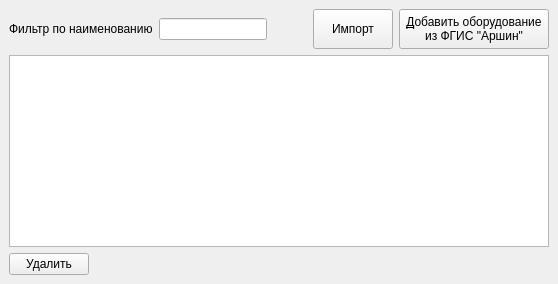
  <widget class="QDockWidget" name="dockWidget">
   <property name="features">
    <set>QDockWidget::DockWidgetFloatable|QDockWidget::DockWidgetMovable</set>
   </property>
   <property name="windowTitle">
    <string>Список оборудования (СИ)</string>
   </property>
   <attribute name="dockWidgetArea">
    <number>1</number>
   </attribute>
   <widget class="QWidget" name="dockWidgetContents">
    <layout class="QVBoxLayout" name="verticalLayout">
     <item>
      <layout class="QHBoxLayout" name="horizontalLayout">
       <item>
        <widget class="QLabel" name="label_4">
         <property name="text">
          <string>Фильтр по наименованию</string>
         </property>
        </widget>
       </item>
       <item>
        <widget class="QLineEdit" name="lineEdit_equip_filter">
         <property name="maximumSize">
          <size>
           <width>150</width>
           <height>16777215</height>
          </size>
         </property>
        </widget>
       </item>
       <item>
        <spacer name="horizontalSpacer">
         <property name="orientation">
          <enum>Qt::Horizontal</enum>
         </property>
         <property name="sizeHint" stdset="0">
          <size>
           <width>40</width>
           <height>20</height>
          </size>
         </property>
        </spacer>
       </item>
       <item>
        <widget class="QPushButton" name="pushButton_import">
         <property name="minimumSize">
          <size>
           <width>0</width>
           <height>40</height>
          </size>
         </property>
         <property name="text">
          <string>Импорт</string>
         </property>
        </widget>
       </item>
       <item>
        <widget class="QToolButton" name="toolButton_equip_add">
         <property name="sizePolicy">
          <sizepolicy hsizetype="Fixed" vsizetype="Fixed">
           <horstretch>0</horstretch>
           <verstretch>0</verstretch>
          </sizepolicy>
         </property>
         <property name="minimumSize">
          <size>
           <width>150</width>
           <height>40</height>
          </size>
         </property>
         <property name="toolTip">
          <string>Добавить оборудование из ФГИС &quot;Аршин&quot;</string>
         </property>
         <property name="statusTip">
          <string>Найти и добавить оборудование из ФГИС &quot;Аршин&quot;</string>
         </property>
         <property name="whatsThis">
          <string>Добавить оборудование из ФГИС &quot;Аршин&quot;</string>
         </property>
         <property name="text">
          <string>&amp;Добавить оборудование
из ФГИС &quot;Аршин&quot;</string>
         </property>
         <property name="shortcut">
          <string>Ctrl+D</string>
         </property>
        </widget>
       </item>
      </layout>
     </item>
     <item>
      <widget class="QTableView" name="tableView_mi_list">
       <property name="editTriggers">
        <set>QAbstractItemView::NoEditTriggers</set>
       </property>
       <property name="alternatingRowColors">
        <bool>true</bool>
       </property>
       <property name="selectionMode">
        <enum>QAbstractItemView::SingleSelection</enum>
       </property>
       <property name="selectionBehavior">
        <enum>QAbstractItemView::SelectRows</enum>
       </property>
       <property name="sortingEnabled">
        <bool>true</bool>
       </property>
       <property name="cornerButtonEnabled">
        <bool>false</bool>
       </property>
       <attribute name="horizontalHeaderVisible">
        <bool>true</bool>
       </attribute>
       <attribute name="verticalHeaderVisible">
        <bool>true</bool>
       </attribute>
      </widget>
     </item>
     <item>
      <layout class="QHBoxLayout" name="horizontalLayout_7">
       <item>
        <widget class="QPushButton" name="pushButton_delete_mi">
         <property name="maximumSize">
          <size>
           <width>100</width>
           <height>16777215</height>
          </size>
         </property>
         <property name="text">
          <string>Удалить</string>
         </property>
        </widget>
       </item>
       <item>
        <spacer name="horizontalSpacer_5">
         <property name="orientation">
          <enum>Qt::Horizontal</enum>
         </property>
         <property name="sizeHint" stdset="0">
          <size>
           <width>40</width>
           <height>20</height>
          </size>
         </property>
        </spacer>
       </item>
      </layout>
     </item>
    </layout>
   </widget>
  </widget>
